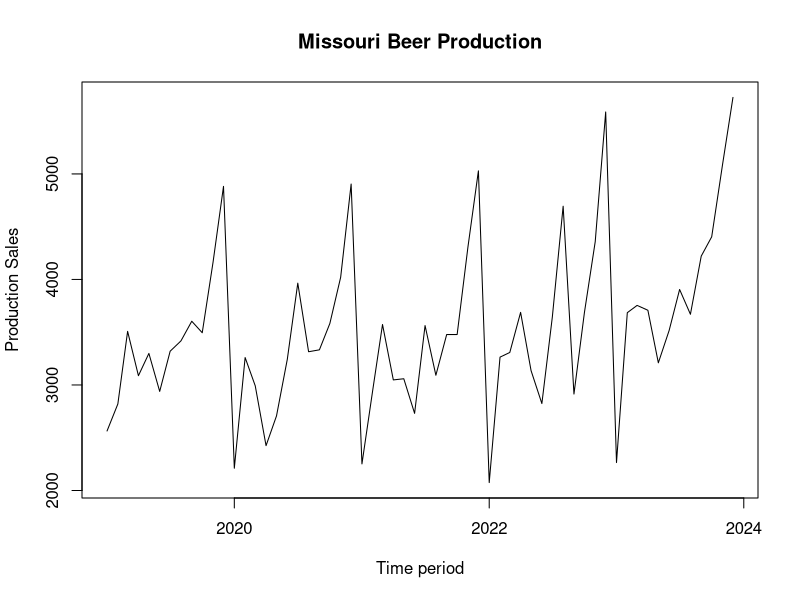
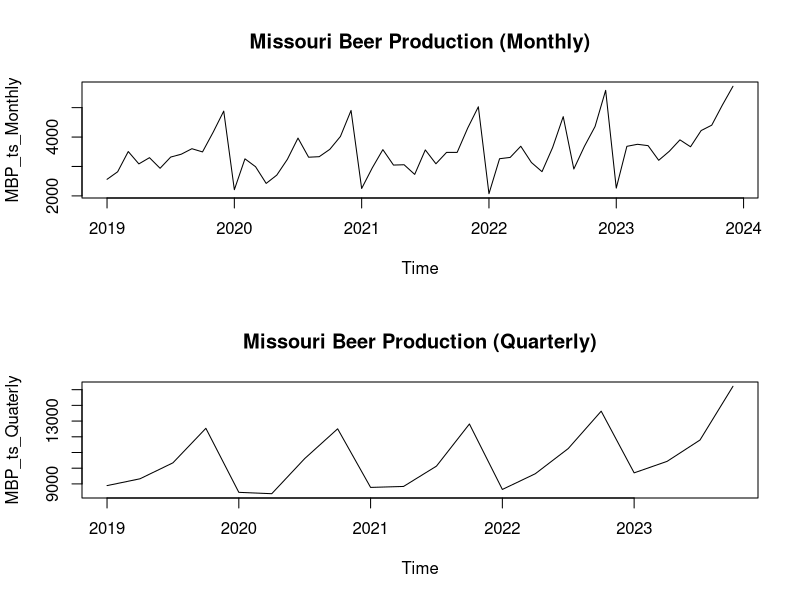
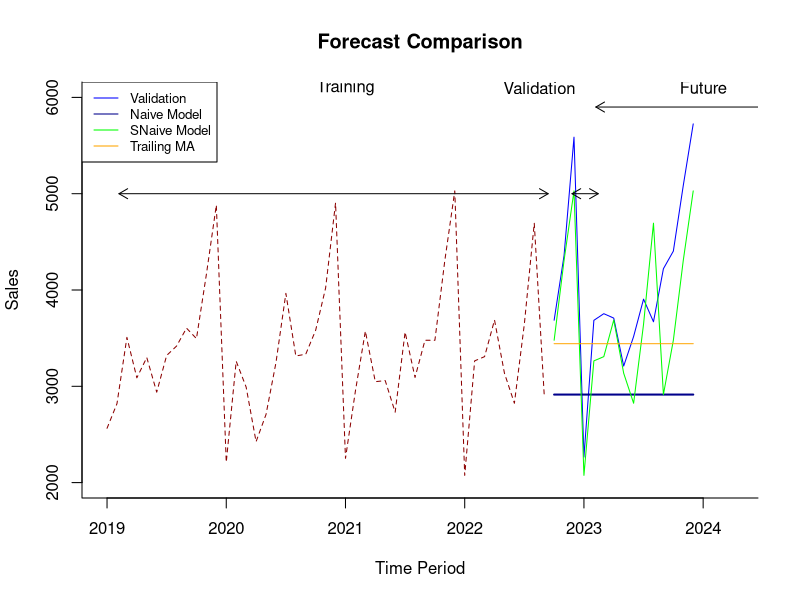

R code for these plots, in order:

# Load the dataset
MBP = read.csv("Missouri Beer Production.csv", header = FALSE)
str(MBP)
colnames(MBP) = c("Year","Sales")
str(MBP)
# Convert "Year" column to Date format
MBP$Year <- as.Date(paste0("01-", MBP$Year), format = "%d-%b-%y")
# b.	Plot the dataset. Do you see any trend and seasonality? Very briefly Explain.
# Plot the data
plot(MBP, type = "l", xlab = "Time period", ylab = "Production Sales", main = "Missouri Beer Production")


# c.	Create a timeseries data using R ts() function with seasonal frequency 12 (months in a year) and another timeseries data with seasonal frequency of 4 (quarters in a year)
# Compare these graph and write down, your understanding. 
MBP_ts_Monthly=ts(MBP$Sales, start = c(2019,1), end = c(2023,12), frequency = 12)
par(mfrow=c(2, 1))
plot(MBP_ts_Monthly, main = "Missouri Beer Production (Monthly)")

MBP_ts_Quaterly = aggregate(MBP_ts_Monthly, nfrequency = 4, FUN = sum)
# Plot the quarterly time series  ` `
plot(MBP_ts_Quaterly, main = "Missouri Beer Production (Quarterly)")
par(mfrow=c(1, 1))

# d.	Choose the correct timeseries and partition the timeseries into training  and validation. Consider 75% and 25%.

# Data partitioning
nValid <- 15   # Here we have 60 time periods from that 25% is 15 time periods
length(MBP_ts_Monthly)
ntrain <- length(MBP_ts_Monthly) - nValid
train.ts <- window(MBP_ts_Monthly, start = c(2019, 1), end = c(2019, ntrain))
valid.ts <- window(MBP_ts_Monthly, start = c(2019, ntrain + 1), end = c(2019, ntrain + nValid))

# e.	Forecast validation with naïve, snaive, and trailing moving average. Use W = 5 for MA.
library(forecast)
Naive.Model = naive(train.ts, h = nValid)
SNaive.Model = snaive(train.ts, h= nValid)
library(zoo)
ma.trailing.Model = rollmean(train.ts, k = 5, align = "right")
last.ma <- tail(ma.trailing.Model, 1)

ma.trailing.pred <- ts(rep(last.ma, nValid), start = c(2019, ntrain + 1),
                       end = c(2019, ntrain + nValid), freq = 12)



# f.	Which one is a better model.
# Comparing three models with their accuracy
accuracy(Naive.Model,valid.ts)
accuracy(SNaive.Model, valid.ts)
accuracy(ma.trailing.pred, valid.ts)


# g.	Forecast January 24 with naïve, snaive, and moving average.
forecast(naive(valid.ts, h=1))
forecast(snaive(valid.ts,h=1))
forecast(rollmean(valid.ts, h=1, k=5, align = "right"))


# h.	Put training data, validation, and all forecasted data in one plot.
plot(train.ts, ylim = c(2000, 6000), ylab = "Sales", xlab = "Time Period", bty = "l", xaxt = "n", 
     xlim = c(2019, 2024.25), main = "Forecast Comparison", lty = 2, col = "dark red")
axis(1, at = seq(2019, 2024, 1), labels = format(seq(2019, 2024, 1)))

# Add validation data
lines(valid.ts, col = "blue")

# Add Naive Model
lines(Naive.Model$mean, lwd = 2, col = "dark blue")

# Add SNaive Model
SNaive.forecast <- forecast(SNaive.Model, h = nValid)
lines(SNaive.forecast$mean, col = "green")

# Add trailing moving average
lines(ma.trailing.pred, col = "orange")

# Add legend
legend("topleft", legend = c("Validation", "Naive Model", "SNaive Model", "Trailing MA"), 
       col = c("blue", "dark blue", "green", "orange"), lty = c(1, 1, 1, 1), cex = 0.8)


# Arrows for train, valid, and future periods
arrows(2019.1, 5000, 2022.7, 5000, code = 3, length = 0.1, lwd = 1, angle = 30)
arrows(2022.9, 5000, 2023.12, 5000, code = 3, length = 0.1, lwd = 1, angle = 30)
arrows(2023.10, 5900, 2025, 5900, code = 3, length = 0.1, lwd = 1, angle = 30)

# Add text labels above arrows
text(2021, 6100, "Training")
text(2022.625, 6100, "Validation")
text(2024, 6100, "Future")



# i.	Get the RMSE, MAE, and MAPE. Which model gives a better performance.
accuracy(Naive.Model,valid.ts)
accuracy(SNaive.Model, valid.ts)
accuracy(ma.trailing.pred, valid.ts)
